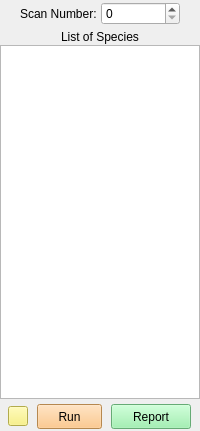
<?xml version="1.0" encoding="UTF-8"?>
<ui version="4.0">
 <class>Frame</class>
 <widget class="QFrame" name="Frame">
  <property name="geometry">
   <rect>
    <x>0</x>
    <y>0</y>
    <width>200</width>
    <height>431</height>
   </rect>
  </property>
  <property name="minimumSize">
   <size>
    <width>200</width>
    <height>0</height>
   </size>
  </property>
  <property name="maximumSize">
   <size>
    <width>200</width>
    <height>16777215</height>
   </size>
  </property>
  <property name="windowTitle">
   <string>Frame</string>
  </property>
  <property name="frameShape">
   <enum>QFrame::NoFrame</enum>
  </property>
  <layout class="QVBoxLayout" name="verticalLayout_2">
   <property name="spacing">
    <number>5</number>
   </property>
   <property name="leftMargin">
    <number>0</number>
   </property>
   <property name="topMargin">
    <number>2</number>
   </property>
   <property name="rightMargin">
    <number>0</number>
   </property>
   <property name="bottomMargin">
    <number>2</number>
   </property>
   <item>
    <widget class="QFrame" name="frm_scan">
     <property name="frameShape">
      <enum>QFrame::NoFrame</enum>
     </property>
     <property name="frameShadow">
      <enum>QFrame::Raised</enum>
     </property>
     <layout class="QHBoxLayout" name="horizontalLayout">
      <property name="spacing">
       <number>1</number>
      </property>
      <property name="leftMargin">
       <number>20</number>
      </property>
      <property name="topMargin">
       <number>0</number>
      </property>
      <property name="rightMargin">
       <number>20</number>
      </property>
      <property name="bottomMargin">
       <number>0</number>
      </property>
      <item>
       <widget class="QLabel" name="label">
        <property name="text">
         <string>Scan Number:</string>
        </property>
       </widget>
      </item>
      <item>
       <widget class="QSpinBox" name="spin_box"/>
      </item>
     </layout>
    </widget>
   </item>
   <item>
    <widget class="QFrame" name="frm_list">
     <property name="frameShape">
      <enum>QFrame::NoFrame</enum>
     </property>
     <property name="frameShadow">
      <enum>QFrame::Raised</enum>
     </property>
     <layout class="QVBoxLayout" name="verticalLayout">
      <property name="spacing">
       <number>1</number>
      </property>
      <property name="leftMargin">
       <number>0</number>
      </property>
      <property name="topMargin">
       <number>0</number>
      </property>
      <property name="rightMargin">
       <number>0</number>
      </property>
      <property name="bottomMargin">
       <number>0</number>
      </property>
      <item alignment="Qt::AlignHCenter">
       <widget class="QLabel" name="lb_sp">
        <property name="text">
         <string>List of Species</string>
        </property>
       </widget>
      </item>
      <item>
       <widget class="QListWidget" name="lw_list"/>
      </item>
     </layout>
    </widget>
   </item>
   <item>
    <widget class="QFrame" name="frm_run">
     <property name="frameShape">
      <enum>QFrame::NoFrame</enum>
     </property>
     <property name="frameShadow">
      <enum>QFrame::Raised</enum>
     </property>
     <layout class="QHBoxLayout" name="horizontalLayout_2">
      <property name="spacing">
       <number>1</number>
      </property>
      <property name="leftMargin">
       <number>0</number>
      </property>
      <property name="topMargin">
       <number>0</number>
      </property>
      <property name="rightMargin">
       <number>0</number>
      </property>
      <property name="bottomMargin">
       <number>0</number>
      </property>
      <item>
       <widget class="QPushButton" name="pb_ctrl">
        <property name="minimumSize">
         <size>
          <width>20</width>
          <height>20</height>
         </size>
        </property>
        <property name="maximumSize">
         <size>
          <width>20</width>
          <height>20</height>
         </size>
        </property>
        <property name="styleSheet">
         <string notr="true">background-color: rgb(249, 240, 107);</string>
        </property>
        <property name="text">
         <string/>
        </property>
        <property name="icon">
         <iconset resource="resources.qrc">
          <normaloff>:/Icon/Resources/Icons/tune_FILL0_wght400_GRAD0_opsz48.svg</normaloff>:/Icon/Resources/Icons/tune_FILL0_wght400_GRAD0_opsz48.svg</iconset>
        </property>
        <property name="iconSize">
         <size>
          <width>16</width>
          <height>16</height>
         </size>
        </property>
       </widget>
      </item>
      <item>
       <widget class="QPushButton" name="pb_run">
        <property name="minimumSize">
         <size>
          <width>65</width>
          <height>25</height>
         </size>
        </property>
        <property name="maximumSize">
         <size>
          <width>65</width>
          <height>25</height>
         </size>
        </property>
        <property name="styleSheet">
         <string notr="true">background-color: rgb(255, 190, 111);</string>
        </property>
        <property name="text">
         <string>Run</string>
        </property>
        <property name="icon">
         <iconset resource="resources.qrc">
          <normaloff>:/Icon/Resources/Icons/sprint_FILL0_wght400_GRAD0_opsz48.svg</normaloff>:/Icon/Resources/Icons/sprint_FILL0_wght400_GRAD0_opsz48.svg</iconset>
        </property>
        <property name="iconSize">
         <size>
          <width>16</width>
          <height>16</height>
         </size>
        </property>
       </widget>
      </item>
      <item>
       <widget class="QPushButton" name="pb_rep">
        <property name="minimumSize">
         <size>
          <width>80</width>
          <height>25</height>
         </size>
        </property>
        <property name="maximumSize">
         <size>
          <width>80</width>
          <height>25</height>
         </size>
        </property>
        <property name="styleSheet">
         <string notr="true">background-color: rgb(143, 240, 164);</string>
        </property>
        <property name="text">
         <string>Report</string>
        </property>
        <property name="icon">
         <iconset resource="resources.qrc">
          <normaloff>:/Icon/Resources/Icons/text_snippet_FILL0_wght400_GRAD0_opsz48.svg</normaloff>:/Icon/Resources/Icons/text_snippet_FILL0_wght400_GRAD0_opsz48.svg</iconset>
        </property>
        <property name="iconSize">
         <size>
          <width>16</width>
          <height>16</height>
         </size>
        </property>
       </widget>
      </item>
     </layout>
    </widget>
   </item>
  </layout>
 </widget>
 <resources>
  <include location="resources.qrc"/>
 </resources>
 <connections/>
</ui>
